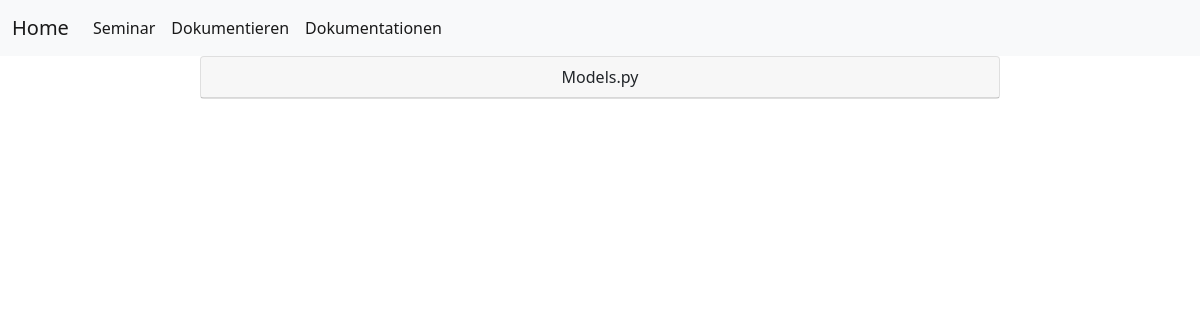
Before: /models-doks with the older database file.
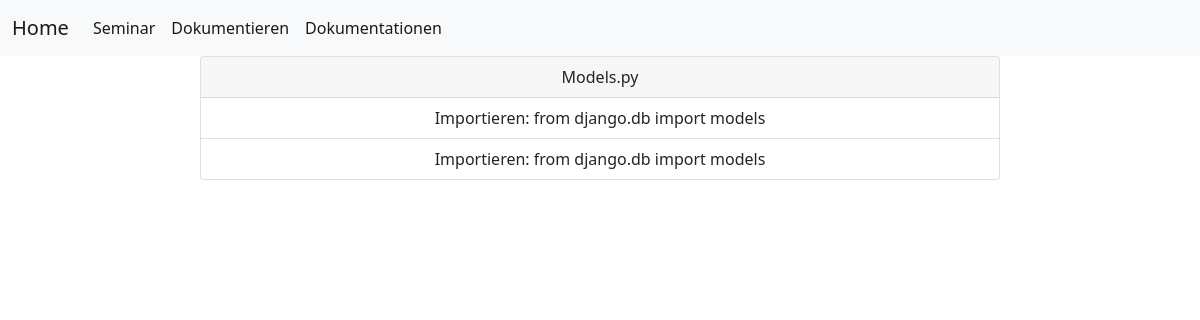
After: the same page with the newer database file.
### prog1/models.py (models this page shows)
class ModelsModel(models.Model):
    modelsDok = models.CharField(max_length = 500, null=True, blank=True)

### prog1/views.py (the view)
# urls.py: path('models-doks', views.modelsdoks, name='models-doks'),
def modelsdoks(request):
    models = ModelsModel.objects.all()
    context = {"modelsform": models}
    return render(request, "prog1/dokumente/modelss.html", context)

### prog1/templates/prog1/dokumente/modelss.html
{% extends "index.html" %}
{% block content %}
<center>
    <div class="card" style="width: 50rem;">
      <div class="card-header">
        Models.py
      </div>
      <ul class="list-group list-group-flush">
          {% for dok in modelsform %}
            <li class="list-group-item">{{ dok.modelsDok }}</li>
          {% endfor %}
      </ul>
    </div>
</center>
{% endblock %}

Changed rows visible on the page:
added ModelsModel: modelsDok "Importieren: from django.db import models"
added ModelsModel: modelsDok "Importieren: from django.db import models"
